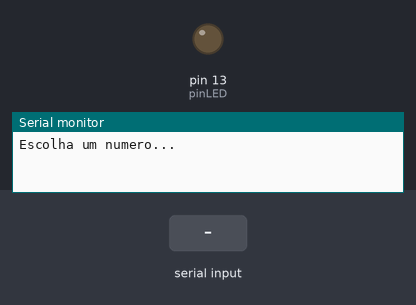
Bench run of a sketch on a simulated Arduino Uno, built with avr-gcc and run on an emulated ATmega328P. Parts: output pins drawn as LEDs (lit = HIGH), the last lines printed to the serial monitor. Inputs (shaded band) come from the test bench.

Above: at 1.2 s.
1.3 s: "90,45\n" received over Serial
At 1.9 s:
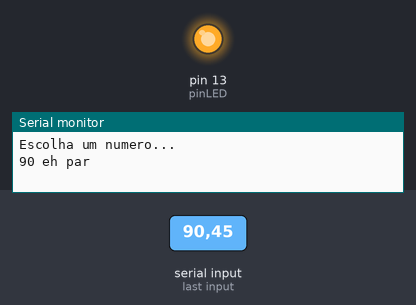
Timing chart, 0 to 13.8 s (numbered marks = the images above; inputs shaded):
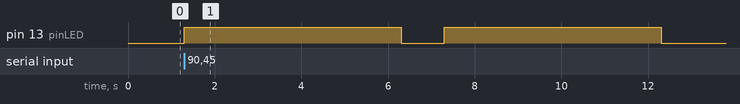

The sketch:

aula_28_atividade_n_mero_par1.ino
```cpp
#define pinLED 13
int numero;

void setup() {
  pinMode(pinLED, OUTPUT);
  Serial.begin(9600); // Inicia a comunicação serial
}

void loop() {
  digitalWrite(pinLED, LOW);
  Serial.println("Escolha um numero...");
  while (Serial.available()==0){}
  numero = Serial.parseInt();

  if (numero % 2 == 0) {
    digitalWrite(pinLED, HIGH);
    Serial.print(numero); Serial.println(" eh par");
    delay(5000);
  } else {
    Serial.print(numero); Serial.println(" eh impar");
  }
}
```

Measured:
- after the input at 1.3 s, pin 13 (pinLED): alternates HIGH for 5.0 s and LOW for 1.0 s, starting at once
